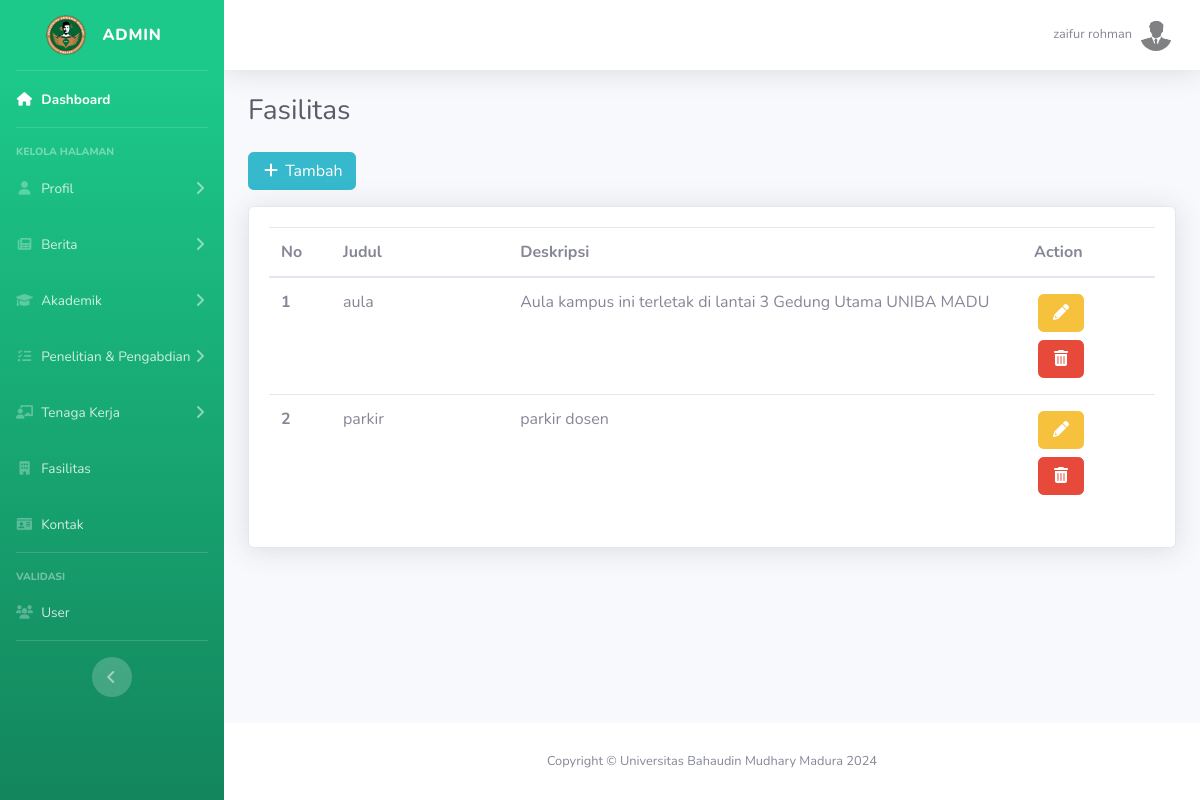
Screenshot of /backend/fasilitas.php (signed in) with the database file from the repository.
### tables this page shows
CREATE TABLE `fasilitas` (
  `id` int(11) NOT NULL,
  `judul` text NOT NULL,
  `deskripsi` text NOT NULL,
  `foto` text NOT NULL
);

### controllerBackend/fasilitas.php (called while the page is built, shortened)
<?php
include('../db/koneksi.php');
$sql = "SELECT * FROM fasilitas";
$result = $conn->query($sql);
?>

### backend/fasilitas.php (the view, shortened to what this page needs)
<!DOCTYPE html>
<html lang="en">
<head>
<?php
include('../controllerBackend/fasilitas.php');
include('../template/header_admin.php');
?>
<div class="container-fluid">
    <div class="d-sm-flex align-items-center justify-content-between mb-4">
        <h1 class="h3 mb-0 text-gray-800">Fasilitas</h1>
    </div>
    <a href="../tambah/fasilitas.php" class="btn btn-info mb-3"><i class="fas fa-fw fa-plus"></i> Tambah</a>
    <div class="card shadow mb-4">
        <div class="card-body">
            <table class="table" width="100%">
                <thead>
                    <tr>
                        <th width="7%" scope="col">No</th>
                        <th width="20%" scope="col">Judul</th>
                        <th width="58%" scope="col">Deskripsi</th>
                        <th width="15%" scope="col">Action</th>
                    </tr>
                </thead>
                <tbody>
                <?php
                $no = 1;
                while($f = $result->fetch_assoc()) {
                    $deskripsi = $f['deskripsi'];
                    $panjang = 60;
                    $singkat = substr($deskripsi, 0, $panjang);
                ?>
                    <tr>
                        <th class="m-1" scope="row"><?= $no++ ?></th>
                        <td class="m-1" ><?= $f['judul'] ?></td>
                        <td class="m-1" ><?= $singkat ?></td>
                        <td>
                            <a href="../edit/fasilitas.php?id=<?= $f['id'] ?>" type="button" class="btn btn-warning m-1">
                                <i class="fas fa-fw fa-pencil-alt"></i>
                            </a>
                            <a href="fasilitas.php?action=hapus&id=<?= $f['id'] ?>" class="btn btn-danger m-1" type="button">
                                <i class="fas fa-fw fa-trash-can"></i>
                            </a>
                        </td>
                    </tr>
                    <?php }
                ?>
                </tbody>
            </table>
        </div>
    </div>
</div>
<?php
include('../template/footer_admin.php');
?>

### rows the page displays
fasilitas: judul "aula", deskripsi "Aula kampus ini terletak di lantai 3 Gedung Utama UNIBA MADU"
fasilitas: judul "parkir", deskripsi "parkir dosen"

### other values shown
$nama "zaifur rohman"
